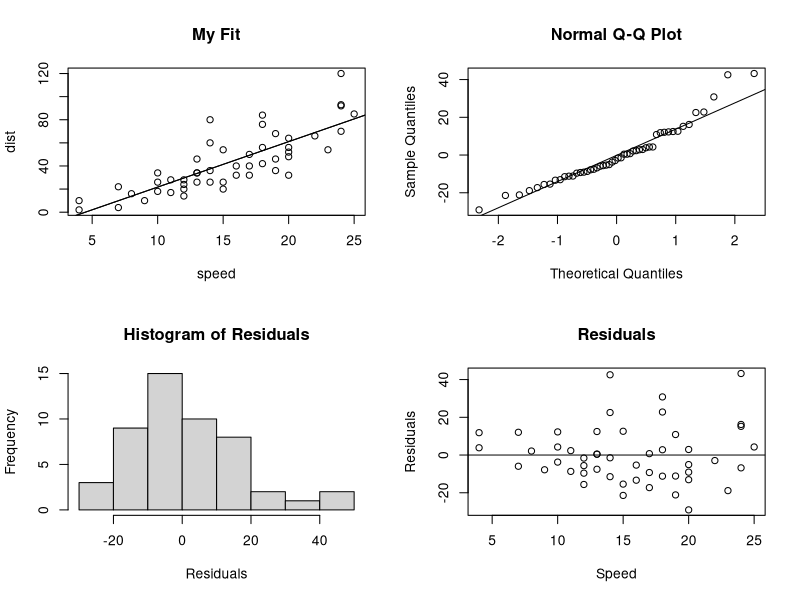

Source code (R):
## ---- chunk 1

# ToDo list for the submission:

# 1. Install R                                            - OK
# 2. Install Rstudio                                      - OK
# 3. Open Rstudio and take a screenshot                   - OK
# 4. Submit a screenshot of Rstudio open on your screen.  - OK
#    ... and a little script to test ...

myfit = lm(dist~speed, data = cars) 
par(mfrow=c(2,2))
with(cars, plot(speed, dist, panel.last = abline(myfit), 
                main="My Fit"))
abline(myfit)
qqnorm(myfit$residuals)
qqline(myfit$residuals)
hist(myfit$residuals, main="Histogram of Residuals",
     xlab="Residuals")
plot(myfit$residuals~cars$speed, main="Residuals",
     xlab="Speed",ylab="Residuals");abline(h=0)
summary(myfit)

